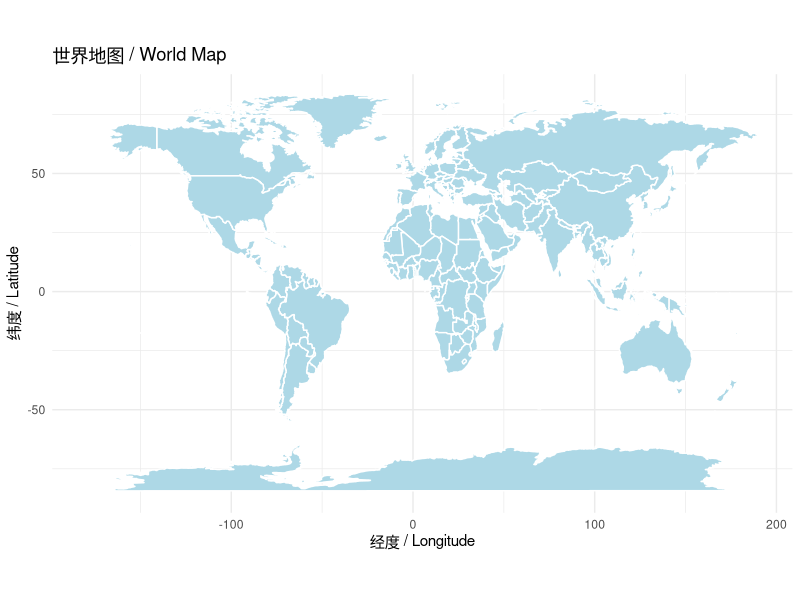
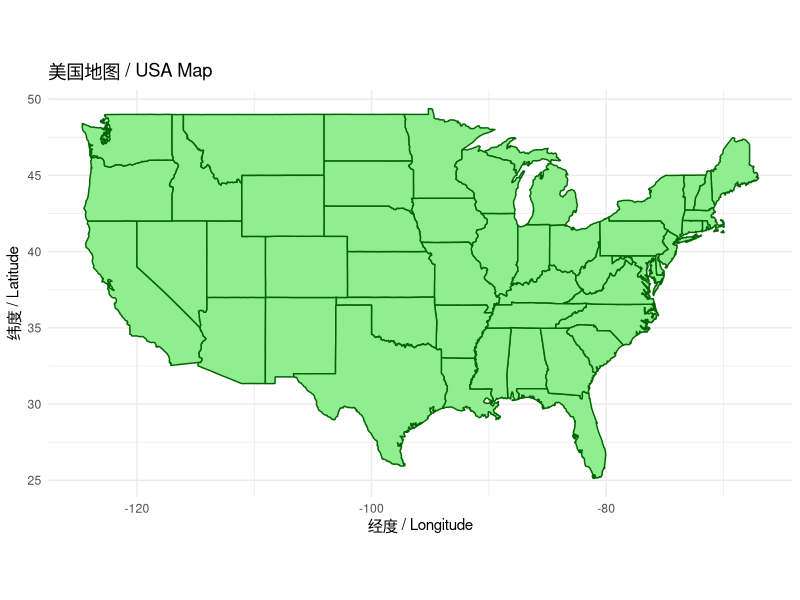
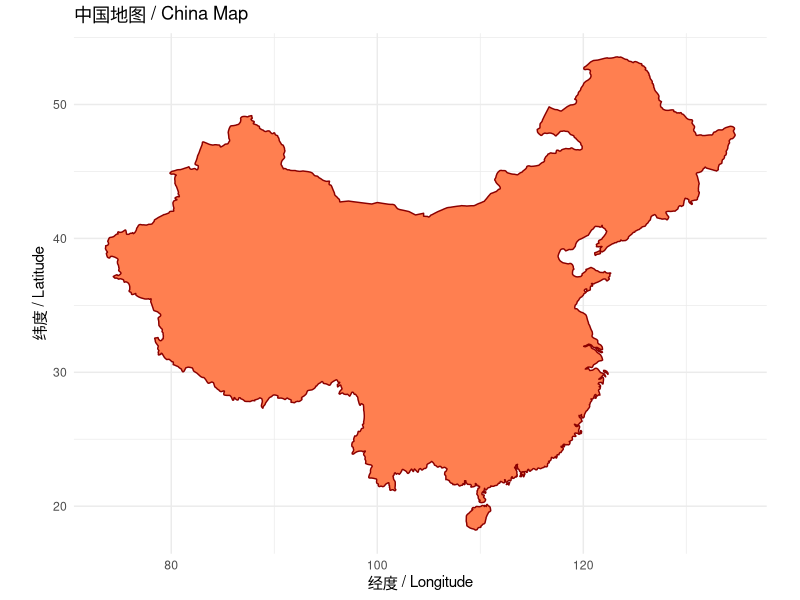
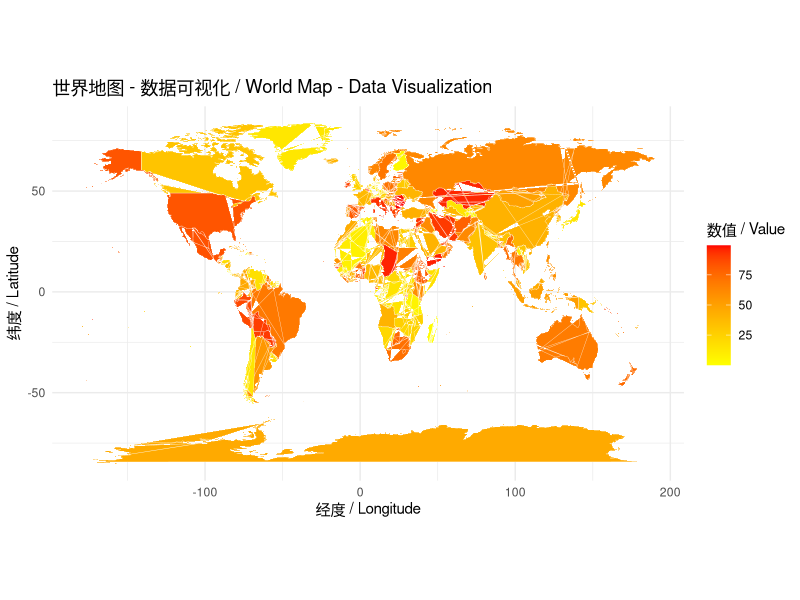
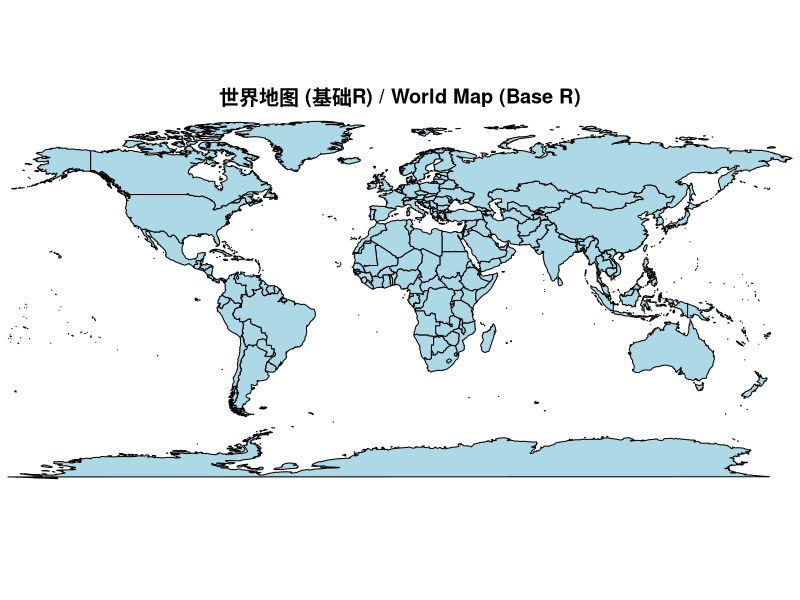

Write R code to recreate these figures, in order.
# R语言地图绘制示例 / R Map Visualization Examples
# 
# 这个脚本展示了如何使用R语言绘制各种类型的地图
# This script demonstrates how to create various types of maps using R
#
# 需要的包 / Required packages:
# - ggplot2: 用于创建图形 / For creating graphics
# - maps: 提供地图数据 / Provides map data
# - mapdata: 额外的地图数据 / Additional map data
#
# 安装包 / Install packages (if needed):
# install.packages(c("ggplot2", "maps", "mapdata"))

# 加载必要的包 / Load required packages
library(ggplot2)
library(maps)

# ============================================================================
# 示例 1: 绘制世界地图 / Example 1: World Map
# ============================================================================

cat("示例 1: 绘制世界地图\n")
cat("Example 1: Drawing World Map\n\n")

# 获取世界地图数据 / Get world map data
world_map <- map_data("world")

# 创建世界地图 / Create world map
world_plot <- ggplot() +
  geom_polygon(data = world_map, 
               aes(x = long, y = lat, group = group),
               fill = "lightblue", 
               color = "white") +
  coord_fixed(1.3) +
  theme_minimal() +
  labs(title = "世界地图 / World Map",
       x = "经度 / Longitude",
       y = "纬度 / Latitude")

# 保存地图 / Save map
ggsave("world_map.png", world_plot, width = 10, height = 6, dpi = 300)
cat("世界地图已保存为 world_map.png\n")
cat("World map saved as world_map.png\n\n")

# ============================================================================
# 示例 2: 绘制美国地图 / Example 2: USA Map
# ============================================================================

cat("示例 2: 绘制美国地图\n")
cat("Example 2: Drawing USA Map\n\n")

# 获取美国各州地图数据 / Get USA states map data
usa_map <- map_data("state")

# 创建美国地图 / Create USA map
usa_plot <- ggplot() +
  geom_polygon(data = usa_map,
               aes(x = long, y = lat, group = group),
               fill = "lightgreen",
               color = "darkgreen") +
  coord_fixed(1.3) +
  theme_minimal() +
  labs(title = "美国地图 / USA Map",
       x = "经度 / Longitude",
       y = "纬度 / Latitude")

# 保存地图 / Save map
ggsave("usa_map.png", usa_plot, width = 10, height = 6, dpi = 300)
cat("美国地图已保存为 usa_map.png\n")
cat("USA map saved as usa_map.png\n\n")

# ============================================================================
# 示例 3: 绘制中国地图（使用世界地图数据过滤）
# Example 3: China Map (using filtered world map data)
# ============================================================================

cat("示例 3: 绘制中国地图\n")
cat("Example 3: Drawing China Map\n\n")

# 从世界地图数据中提取中国 / Extract China from world map data
china_map <- map_data("world", region = "China")

# 创建中国地图 / Create China map
china_plot <- ggplot() +
  geom_polygon(data = china_map,
               aes(x = long, y = lat, group = group),
               fill = "coral",
               color = "darkred") +
  coord_fixed(1.3) +
  theme_minimal() +
  labs(title = "中国地图 / China Map",
       x = "经度 / Longitude",
       y = "纬度 / Latitude")

# 保存地图 / Save map
ggsave("china_map.png", china_plot, width = 10, height = 6, dpi = 300)
cat("中国地图已保存为 china_map.png\n")
cat("China map saved as china_map.png\n\n")

# ============================================================================
# 示例 4: 高级地图 - 使用颜色渐变显示数据
# Example 4: Advanced Map - Using color gradients to show data
# ============================================================================

cat("示例 4: 高级地图 - 带数据可视化\n")
cat("Example 4: Advanced Map - With Data Visualization\n\n")

# 创建模拟数据 / Create sample data
set.seed(123)
map_with_data <- world_map
countries <- unique(world_map$region)
country_data <- data.frame(
  region = countries,
  value = runif(length(countries), 0, 100)
)

# 合并地图数据和数值数据 / Merge map data with values
map_with_data <- merge(world_map, country_data, by = "region", all.x = TRUE)

# 创建带数据的地图 / Create map with data
advanced_plot <- ggplot() +
  geom_polygon(data = map_with_data,
               aes(x = long, y = lat, group = group, fill = value),
               color = "white", size = 0.1) +
  scale_fill_gradient(low = "yellow", high = "red", na.value = "grey90",
                      name = "数值 / Value") +
  coord_fixed(1.3) +
  theme_minimal() +
  labs(title = "世界地图 - 数据可视化 / World Map - Data Visualization",
       x = "经度 / Longitude",
       y = "纬度 / Latitude")

# 保存地图 / Save map
ggsave("advanced_map.png", advanced_plot, width = 12, height = 7, dpi = 300)
cat("高级地图已保存为 advanced_map.png\n")
cat("Advanced map saved as advanced_map.png\n\n")

# ============================================================================
# 使用基础R绘图系统 / Using base R plotting system
# ============================================================================

cat("示例 5: 使用基础R绘图系统\n")
cat("Example 5: Using Base R Plotting System\n\n")

# 保存基础R地图 / Save base R map
png("base_r_map.png", width = 800, height = 600)
map("world", 
    col = "lightblue", 
    fill = TRUE, 
    bg = "white",
    mar = c(0, 0, 2, 0))
title(main = "世界地图 (基础R) / World Map (Base R)")
dev.off()
cat("基础R地图已保存为 base_r_map.png\n")
cat("Base R map saved as base_r_map.png\n\n")

# ============================================================================
# 完成 / Complete
# ============================================================================

cat("========================================\n")
cat("所有地图已成功创建！\n")
cat("All maps created successfully!\n")
cat("========================================\n")
cat("生成的文件 / Generated files:\n")
cat("  1. world_map.png - 世界地图 / World Map\n")
cat("  2. usa_map.png - 美国地图 / USA Map\n")
cat("  3. china_map.png - 中国地图 / China Map\n")
cat("  4. advanced_map.png - 高级数据可视化地图 / Advanced Data Visualization Map\n")
cat("  5. base_r_map.png - 基础R系统地图 / Base R System Map\n")
cat("========================================\n")
